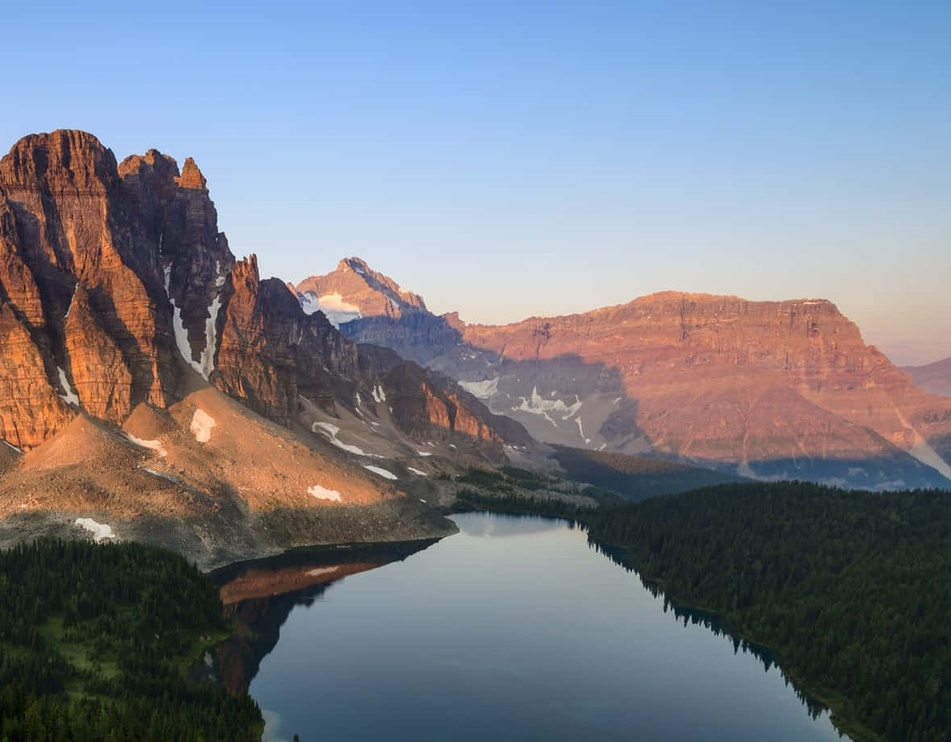
#> input picture src/task2/test_images/image8.jpg, 951 x 742 px, shrunk from 1174 x 915 before the run, found by its file name
$ python stitching.py
#> lines starting #> are read from the running program, lines starting #| are printed output that depends on the picture
import os
import sys
import cv2
import numpy as np
import matplotlib.pyplot as plt

def detect_feats(img1: np.array, img2: np.array, visualize=False):
    # Initialize SIFT detector
    sift = cv2.SIFT_create()

    # Detect keypoints and descriptors
    kp1, des1 = sift.detectAndCompute(img1, None)
    kp2, des2 = sift.detectAndCompute(img2, None)

    if visualize:
        #Display the keypoints
        img1_kp = cv2.drawKeypoints(img1, kp1, None)
        img2_kp = cv2.drawKeypoints(img2, kp2, None)

        #Plot both images
        plt.figure(figsize=(10, 6))
        plt.subplot(1, 2, 1)
        plt.imshow(img1_kp)
        plt.title("Image 1 Keypoints")
        plt.subplot(1, 2, 2)
        plt.imshow(img2_kp)
        plt.title("Image 2 Keypoints")
        plt.axis("off")


        save_path = get_incremented_filename("out")
        plt.savefig(save_path, dpi=300, bbox_inches='tight')
        print(f"Images saved to {save_path}")

        plt.show()

    return kp1, des1, kp2, des2

def detect_feats_orb(img1: np.array, img2: np.array, visualize=False):
    # Initialize ORB detector
    orb = cv2.ORB_create()

    # Detect keypoints and descriptors
    kp1, des1 = orb.detectAndCompute(img1, None)
    kp2, des2 = orb.detectAndCompute(img2, None)

    if visualize:
        #Display the keypoints
        img1_kp = cv2.drawKeypoints(img1, kp1, None)
        img2_kp = cv2.drawKeypoints(img2, kp2, None)

        #Plot both images
        plt.figure(figsize=(10, 6))
        plt.subplot(1, 2, 1)
        plt.imshow(img1_kp)
        plt.title("Image 1 Keypoints")
        plt.subplot(1, 2, 2)
        plt.imshow(img2_kp)
        plt.title("Image 2 Keypoints")
        plt.axis("off")

        save_path = get_incremented_filename("out")
        plt.savefig(save_path, dpi=300, bbox_inches='tight')
        print(f"Images saved to {save_path}")
        plt.show()


    return kp1, des1, kp2, des2

def match_feats(kp1, kp2, des1, des2, visulize=False):
    # Use BFMatcher to find matches
    bf = cv2.BFMatcher(cv2.NORM_L2, crossCheck=True)
    matches = bf.match(des1, des2)

    # Sort matches by distance
    matches = sorted(matches, key=lambda x: x.distance)
    print(f"Number of matches: {len(matches)}")

    if visulize:
        # Display the matches
        img_matches = cv2.drawMatches(
            img1, kp1, img2, kp2, matches[:50], None, flags=cv2.DrawMatchesFlags_NOT_DRAW_SINGLE_POINTS)

        # Display matches using matplotlib
        plt.figure(figsize=(10, 6))
        plt.imshow(cv2.cvtColor(img_matches, cv2.COLOR_BGR2RGB))
        plt.title("Matches")
        plt.axis("off")  # Hides axis for cleaner display

        save_path = get_incremented_filename("out")
        plt.savefig(save_path, dpi=300, bbox_inches='tight')
        print(f"Images saved to {save_path}")
        plt.show()


    return matches

def find_homography(kp1, kp2, matches):
    # Extract location of good matches
    src_pts = np.float32([kp1[m.queryIdx].pt for m in matches]).reshape(-1, 1, 2)
    dst_pts = np.float32([kp2[m.trainIdx].pt for m in matches]).reshape(-1, 1, 2)

    # Compute homography
    H, mask = cv2.findHomography(src_pts, dst_pts, cv2.RANSAC, 5.0)
    print(f"Homography matrix after:\n{H}")

    return H

def blend(img1,img2, H):
    # Compute the bounding box of the warped image
    h, w = img1.shape[:2]
    pts = np.float32([[0, 0], [0, h], [w, h], [w, 0]]).reshape(-1, 1, 2)
    warped_pts = cv2.perspectiveTransform(pts, H)

    x_min, y_min = np.int32(warped_pts.min(axis=0).ravel())
    x_max, y_max = np.int32(warped_pts.max(axis=0).ravel())

    # Calculate canvas size
    canvas_width = img1.shape[1] + img2.shape[1]
    canvas_height = img1.shape[0] + img2.shape[0]

    # Warp with the expanded canvas size
    result = np.zeros((canvas_height, canvas_width, 3), dtype=np.uint8)

    # Shift the image to the correct position
    # The shift is needed because the warped image may have negative coordinates
    shift_x = max(0, x_min)
    shift_y = max(0, y_min)
    im2x = max(0, -x_min)
    im2y = max(0, -y_min)
    print(f"Shifts:\n  \tFirst Image: ({shift_x}, {shift_y})\n\tSecond Image: ({im2x}, {im2y})")

    # Copy the images to the correct position
    result[shift_y:img1.shape[0]+shift_y, shift_x:img1.shape[1]+shift_x] = img1
    result[im2y:img2.shape[0]+im2y, im2x:img2.shape[1]+im2x] = img2

    return result

def get_incremented_filename(base_name, extension=".png"):
    """Generate an incremented filename in the 'tests' folder if the base name already exists."""
    # Go back to the previous directory and then into the 'tests' folder
    save_dir = os.path.join(os.getcwd(), "results/task_2")
    os.makedirs(save_dir, exist_ok=True)  # Create 'results' folder if it doesn't exist

    index = 1
    new_name = os.path.join(save_dir, f"{base_name}{extension}")

    while os.path.exists(new_name):
        new_name = os.path.join(save_dir, f"{base_name}_{index}{extension}")
        index += 1

    return new_name

def show_images(image1, image2, image3, save_flag= False):
    # Convert images from BGR to RGB for correct color display in matplotlib
    img1 = cv2.cvtColor(image1[0], cv2.COLOR_BGR2RGB)
    img2 = cv2.cvtColor(image2[0], cv2.COLOR_BGR2RGB)
    img3 = cv2.cvtColor(image3[0], cv2.COLOR_BGR2RGB)

    # Display images side by side with titles
    plt.figure(figsize=(12, 4))  # Adjust the figure size as needed

    plt.subplot(1, 3, 1)
    plt.imshow(img1)
    plt.title(image1[1])
    plt.axis("off")  # Hide axis for a cleaner look

    plt.subplot(1, 3, 2)
    plt.imshow(img2)
    plt.title(image2[1])
    plt.axis("off")

    plt.subplot(1, 3, 3)
    plt.imshow(img3)
    plt.title(image3[1])
    plt.axis("off")

    plt.tight_layout()  # Ensures the layout looks clean

    if save_flag:
        save_path = get_incremented_filename("out")
        plt.savefig(save_path, dpi=300, bbox_inches='tight')
        print(f"Images saved to {save_path}")

    plt.show()

if __name__ == "__main__":
    def1 = "image8.jpg"
    def2 = "image9.jpg"
    if len(sys.argv) > 1:
        detector = sys.argv[1]
        if len(sys.argv) == 4:
            detector = sys.argv[1]
            img1_path = sys.argv[2]
            img2_path = sys.argv[3]
        else:
            img1_path = os.path.join(os.getcwd(), "src/task2/test_images/"+def1)
            img2_path = os.path.join(os.getcwd(), "src/task2/test_images/"+def2)
            print("Usage: python trial.py <detector> <image1> <image2>")
    else:
        detector = "sift"
        img1_path = os.path.join(os.getcwd(), "src/task2/test_images/"+def1)
        img2_path = os.path.join(os.getcwd(), "src/task2/test_images/"+def2)
    img1 = cv2.imread(img1_path)
#> img1 is the input picture: shape (742, 951, 3); mean B, G, R 136.1, 125.7, 121.5
    img2 = cv2.imread(img2_path)
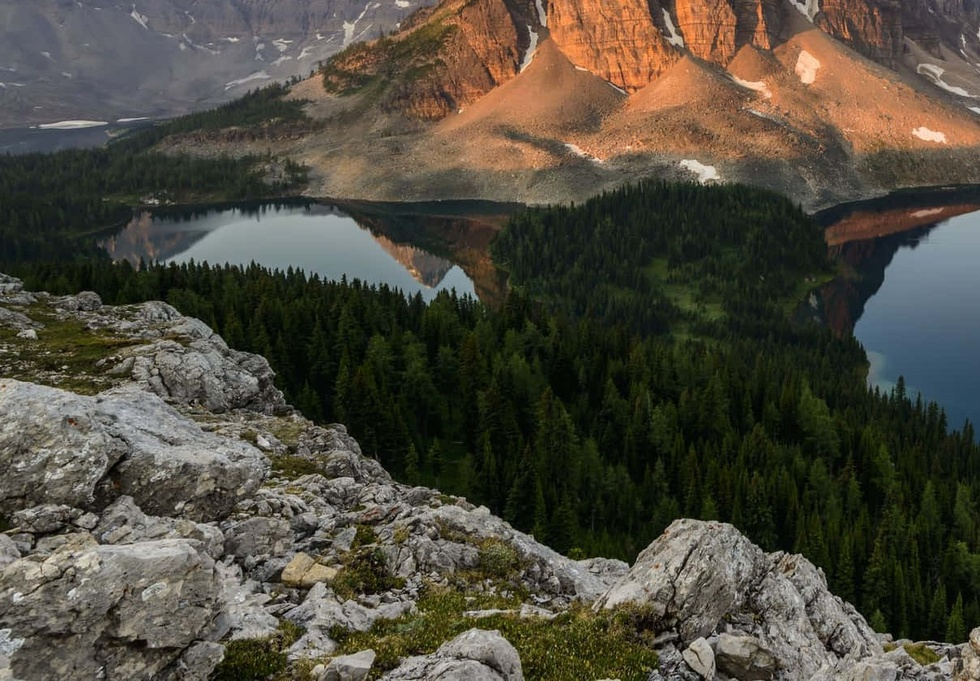
#> input picture src/task2/test_images/image9.jpg, 980 x 681 px, shrunk from 1209 x 840 before the run, found by its file name
#> img2 is the input picture: shape (681, 980, 3); mean B, G, R 62.7, 74.8, 79

    if img1 is None or img2 is None:
        print("Images not found")
        exit()

    print(f"Using {detector} detector")
    if detector == "sift":
        kp1, des1, kp2, des2 = detect_feats(img1, img2, visualize=True)
#> in detect_feats, `kp1, des1 = sift.detectAndCompute(img1, None)`: kp1 = 1996 keypoints; strongest (x, y, size): (219, 231, 2), (102, 532, 15.3), (597, 548, 1.8), (223, 233, 1.8)
#> in detect_feats, `kp2, des2 = sift.detectAndCompute(img2, None)`: kp2 = 5880 keypoints; strongest (x, y, size): (65, 367, 2.6), (218, 490, 1.9), (452, 496, 2.3), (820, 568, 2)
#> in detect_feats, `img1_kp = cv2.drawKeypoints(img1, kp1, None)`:
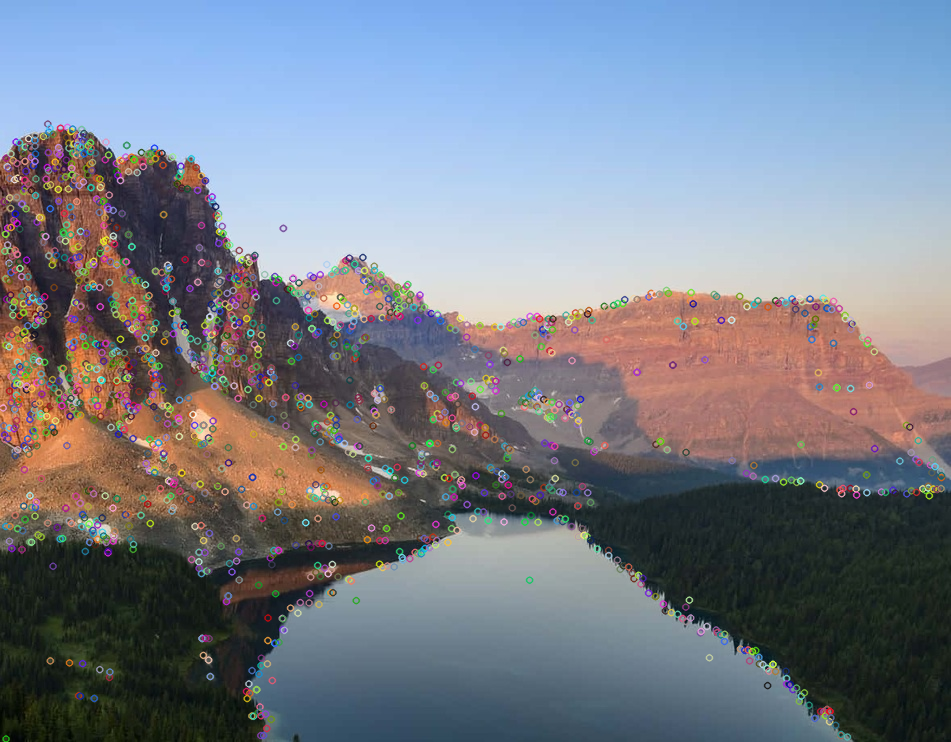
#> img1_kp: shape (742, 951, 3); mean B, G, R 138, 127.2, 121.7
#> in detect_feats, `img2_kp = cv2.drawKeypoints(img2, kp2, None)`:
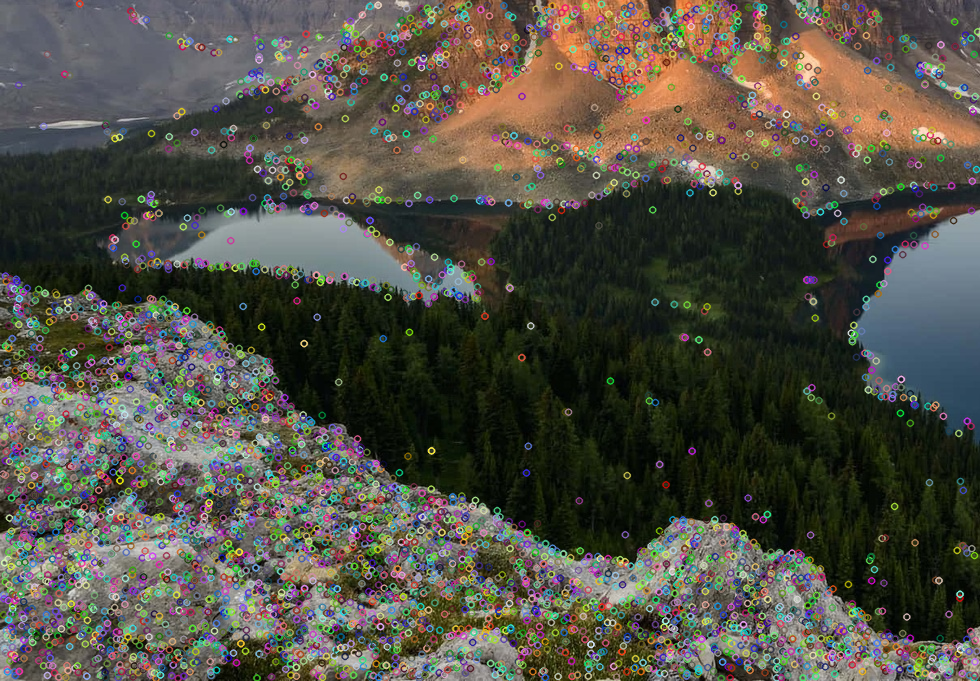
#> img2_kp: shape (681, 980, 3); mean B, G, R 69.5, 79.8, 82.4
#> in detect_feats, `plt.savefig(save_path, dpi=300, bbox_inches='tight')`:
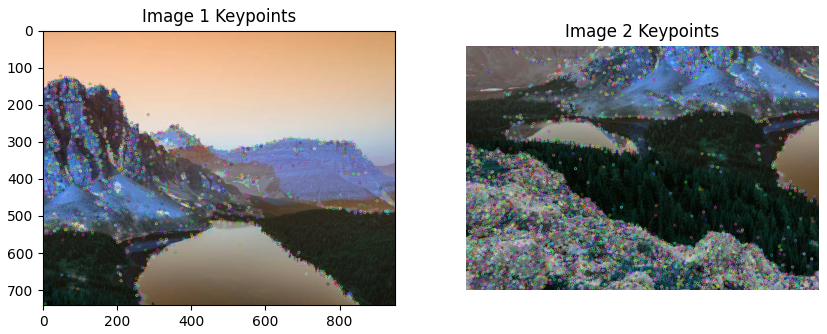
#> figure drawn by matplotlib, 2 panels; B, G, R data is drawn as R, G, B
    elif detector == "orb":
        kp1, des1, kp2, des2 = detect_feats_orb(img1, img2, visualize=True)
    matches = match_feats(kp1, kp2, des1, des2, visulize=True)
#> in match_feats, `matches = bf.match(des1, des2)`: matches = 1019 matches
#| Number of matches: 1019
#> in match_feats, `img_matches = cv2.drawMatches( img1, kp1, img2, kp2, matches[:50], Non..`:
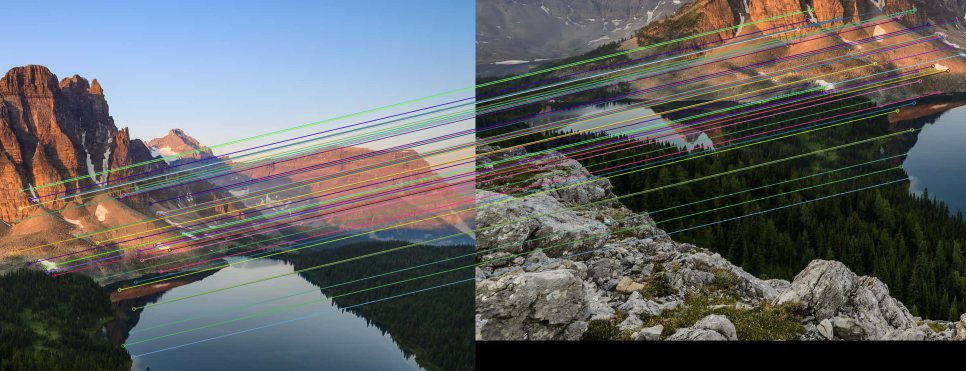
#> img_matches: shape (742, 1931, 3) (shown at 1/2 size); mean B, G, R 98.3, 98.6, 96.6
#> matches = 1019 matches
    H = find_homography(kp1, kp2, matches)
#> in find_homography, `src_pts = np.float32([kp1[m.queryIdx].pt for m in matches]).reshape(-1..`: src_pts = 1019 rows, first 8: [332.4, 498.8], [317.5, 427], [271.4, 564.2], [309.4, 490.3], [273.4, 377], [328.9, 432.4], [348, 451.6], [94.8, 544.1]
#> in find_homography, `dst_pts = np.float32([kp2[m.trainIdx].pt for m in matches]).reshape(-1..`: dst_pts = 1019 rows, first 8: [937.4, 140.4], [922.4, 68.51], [876.4, 205.7], [914.3, 131.8], [878.3, 18.53], [933.9, 74.06], [953, 93.16], [699.6, 185.7]
#> in find_homography, `H, mask = cv2.findHomography(src_pts, dst_pts, cv2.RANSAC, 5.0)`: H = [[1, -0.00123, 604.8], [6.84e-05, 0.999, -358.1], [1.03e-06, -1.33e-06, 1]]; mask = 1019 values, max 1 at index 0, min 0 at index 365, mean 0.431
#| Homography matrix after:
#| [[ 1.00125770e+00 -1.22681065e-03  6.04811521e+02]
#|  [ 6.84325021e-05  9.99081873e-01 -3.58094152e+02]
#|  [ 1.03360172e-06 -1.32813724e-06  1.00000000e+00]]
    result = blend(img1, img2, H)
#> in blend, `warped_pts = cv2.perspectiveTransform(pts, H)`: warped_pts = [[604.8, -358.1], [604.5, 383.6], [1556.1, 383.3], [1555.5, -357.7]]
#> in blend, `x_min, y_min = np.int32(warped_pts.min(axis=0).ravel())`: x_min = 604; y_min = -358
#> in blend, `x_max, y_max = np.int32(warped_pts.max(axis=0).ravel())`: x_max = 1556; y_max = 383
#> in blend, `shift_x = max(0, x_min)`: shift_x = 604
#> in blend, `shift_y = max(0, y_min)`: shift_y = 0
#> in blend, `im2y = max(0, -y_min)`: im2y = 358
#| Shifts:
#|   	First Image: (604, 0)
#| 	Second Image: (0, 358)
#> in blend, `result[shift_y:img1.shape[0]+shift_y, shift_x:img1.shape[1]+shift_x] =..`:
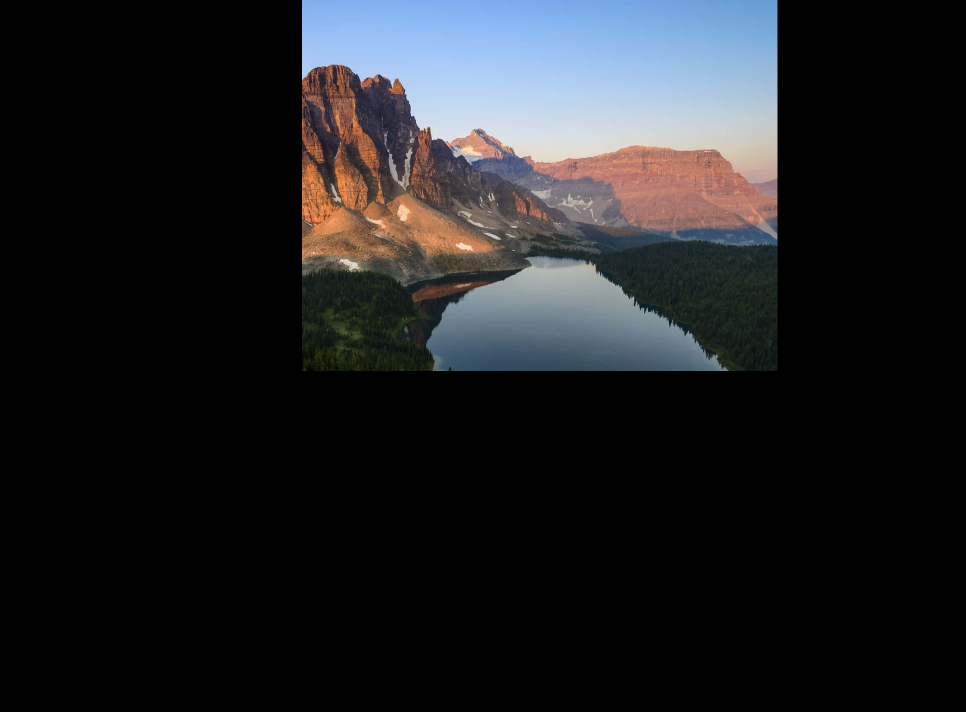
#> result: shape (1423, 1931, 3) (shown at 1/2 size); mean B, G, R 35, 32.3, 31.2
#> in blend, `result[im2y:img2.shape[0]+im2y, im2x:img2.shape[1]+im2x] = img2`:
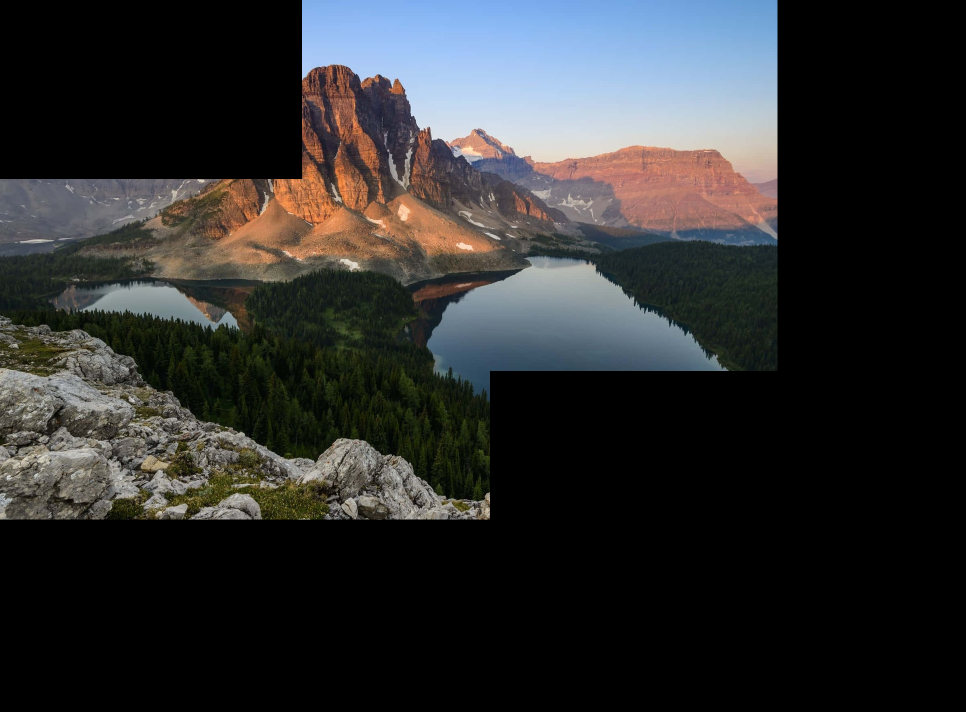
#> result: shape (1423, 1931, 3) (shown at 1/2 size); mean B, G, R 46.8, 46.4, 45.6
    show_images([img1, "Image 1"], [img2, "Image 2"], [result, "Blended Image"], save_flag=True)
